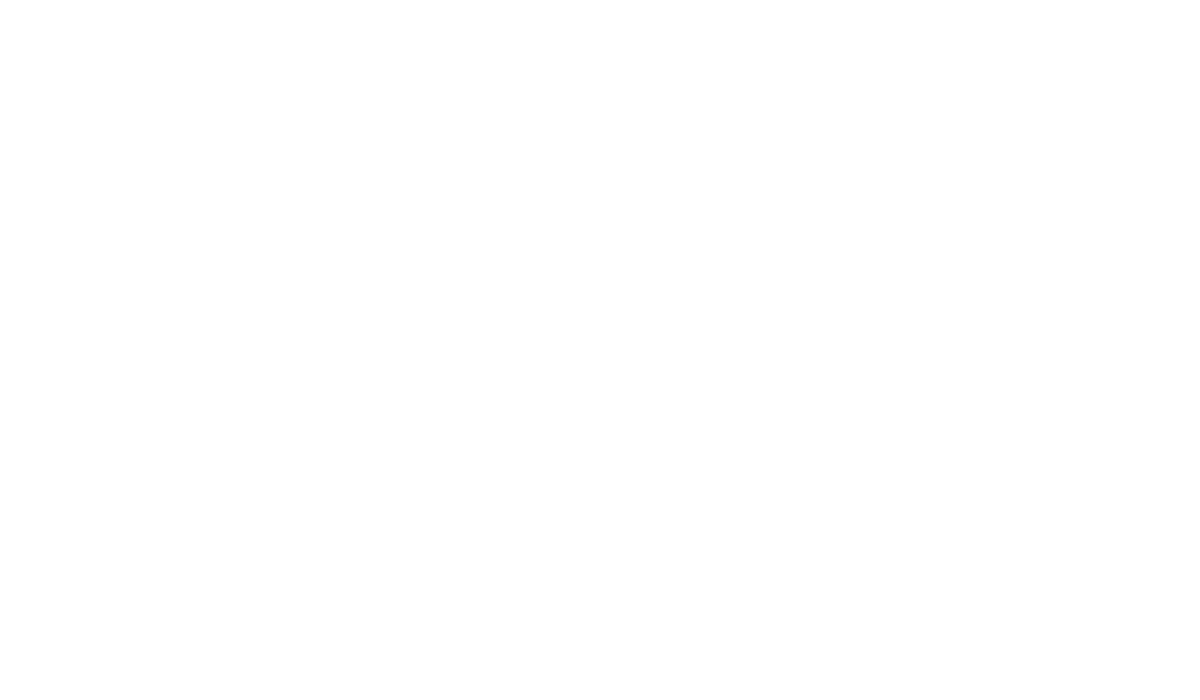
Frame 1 (no input)
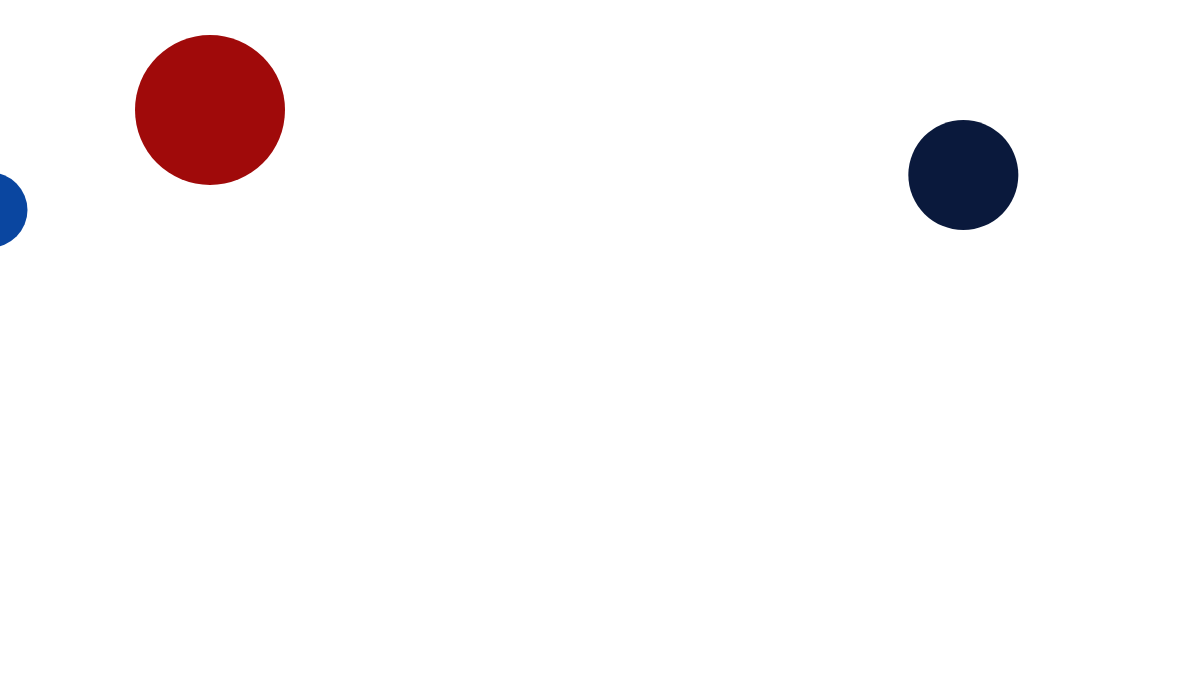
Frame 60 (no input)
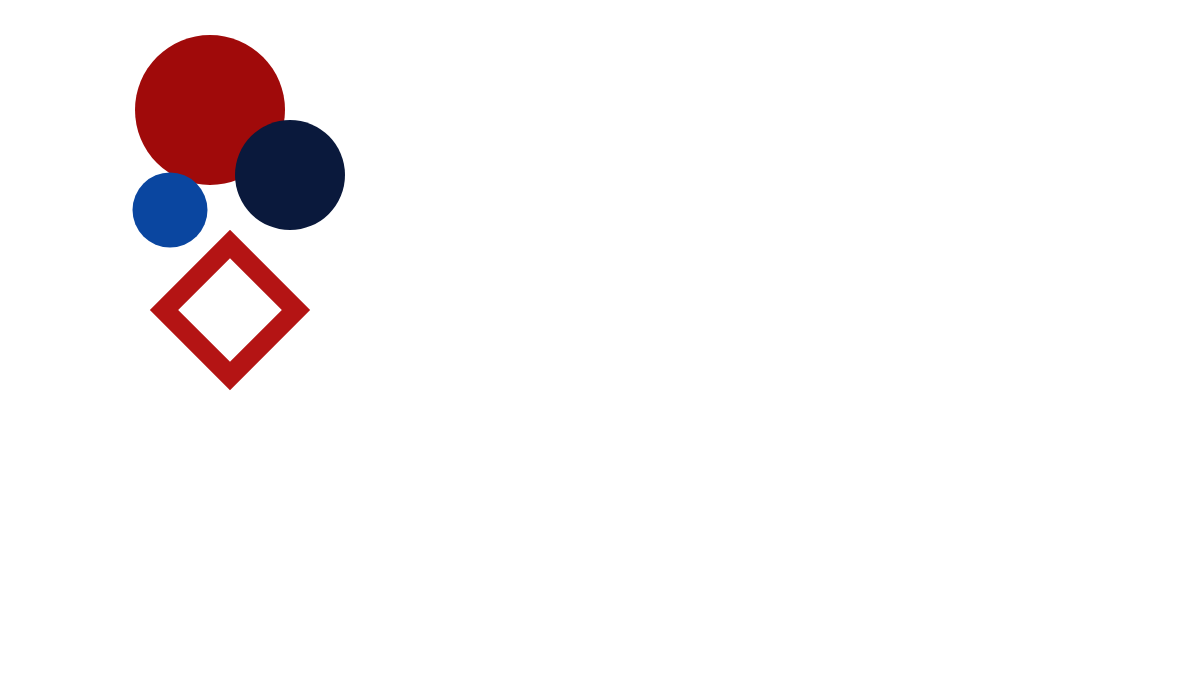
Frame 120 (the mouse pressed at the canvas centre since frame 60)

The p5.js sketch that drew these frames (run headless with seeded random() and noise() and a simulated clock; from frame 60 on, the mouse is pressed at the canvas centre):

// p5.js sketch
// ── sketch.js
let t = 0;

function setup() {
  createCanvas(1200, 700);
  textAlign(CENTER, CENTER);
  textFont('Noto Sans JP', 'sans-serif');
}

function draw() {
  background(255);
  t++;

  // progression (0 to 1)
  let p1 = constrain((t - 0) / 60, 0, 1);
  let p2 = constrain((t - 40) / 60, 0, 1);
  let p3 = constrain((t - 80) / 60, 0, 1);
  let p4 = constrain((t - 120) / 40, 0, 1);
  let p5 = constrain((t - 160) / 50, 0, 1);
  let p6 = constrain((t - 210) / 50, 0, 1);
  let p7 = constrain((t - 270) / 60, 0, 1);

  // Draw elements
  drawCircles(p1, p2);
  drawTopDiamond(p3, p4);
  drawCubeSU(p5, p6);
  drawTexts(p7);

  // Restart animation after 10 seconds
  if (t > 600) {
    t = 0;
  }
}

// 1. Circles
function drawCircles(p1, p2) {
  push();
  noStroke();

  // Red circle drops
  let redY = lerp(-100, 110, p1);
  fill(160, 10, 10);
  ellipse(210, redY, 150, 150);

  // Blue circles slide in
  let blue1X = lerp(-100, 170, p2);
  fill(10, 70, 160);
  ellipse(blue1X, 210, 75, 75);

  let blue2X = lerp(1300, 290, p2);
  fill(10, 25, 60);
  ellipse(blue2X, 175, 110, 110);

  pop();
}

// 2. Diamond and Center Dot
function drawTopDiamond(p3, p4) {
  if (p3 <= 0) return;

  push();
  rectMode(CENTER);
  strokeWeight(20);
  stroke(180, 20, 20);
  noFill();

  translate(230, 310);
  rotate(radians(45));
  let dSize = lerp(0, 140, p3);
  if (dSize > 0) {
    rect(0, 0, dSize, dSize);
  }
  pop();

  if (p4 > 0) {
    push();
    noStroke();
    fill(180, 20, 20, p4 * 255);
    ellipse(230, 310, 45, 45);
    pop();
  }
}

// 3. Exact Isometric S and U Shapes
function drawCubeSU(p5, p6) {
  if (p5 <= 0 && p6 <= 0) return;

  push();
  noStroke();

  // Left Face (S)
  if (p5 > 0) {
    let sYOffset = lerp(300, 0, p5);
    fill(10, 25, 60); // Dark Navy Blue

    // 12-point vector array for perfect solid block 'S'
    let sCoords = [
      [1.0, 0.0],
      [0.0, 0.0],
      [0.0, 0.625],
      [0.75, 0.625],
      [0.75, 0.75],
      [0.0, 0.75],
      [0.0, 1.0],
      [1.0, 1.0],
      [1.0, 0.375],
      [0.25, 0.375],
      [0.25, 0.25],
      [1.0, 0.25]
    ];

    beginShape();
    for (let pt of sCoords) {
      let u = pt[0];
      let v = pt[1];
      let x = 135 + 95 * u;
      let y = (360 + 50 * u) + 150 * v + sYOffset;
      vertex(x, y);
    }
    endShape(CLOSE);
  }

  // Right Face (U)
  if (p6 > 0) {
    let uYOffset = lerp(300, 0, p6);
    fill(5, 75, 180); // Royal Blue

    // 8-point vector array for perfect solid block 'U'
    let uCoords = [
      [0.0, 0.0],
      [0.25, 0.0],
      [0.25, 0.75],
      [0.75, 0.75],
      [0.75, 0.0],
      [1.0, 0.0],
      [1.0, 1.0],
      [0.0, 1.0]
    ];

    beginShape();
    for (let pt of uCoords) {
      let u = pt[0];
      let v = pt[1];
      let x = 230 + 95 * u;
      let y = (410 - 50 * u) + 150 * v + uYOffset;
      vertex(x, y);
    }
    endShape(CLOSE);
  }

  pop();
}

// 4. Anniversary Typography
function drawTexts(p7) {
  if (p7 <= 0) return;

  push();
  let alpha = p7 * 255;

  fill(10, 25, 60, alpha); 
  textSize(42);
  textStyle(BOLD);
  text("偉大なる平凡人たれ", 730, 70);

  fill(160, 10, 10, alpha); 
  textSize(190);
  textStyle(BOLD);
  text("100", 610, 200);
  
  textSize(95);
  text("th", 815, 235);

  textSize(75);
  text("Anniversary", 730, 345);

  fill(10, 25, 60, alpha);
  textSize(35);
  text("SINCE 1928", 730, 415);

  fill(160, 10, 10, alpha);
  textSize(38);
  text("学校法人大阪産業大学", 730, 475);

  pop();
}
